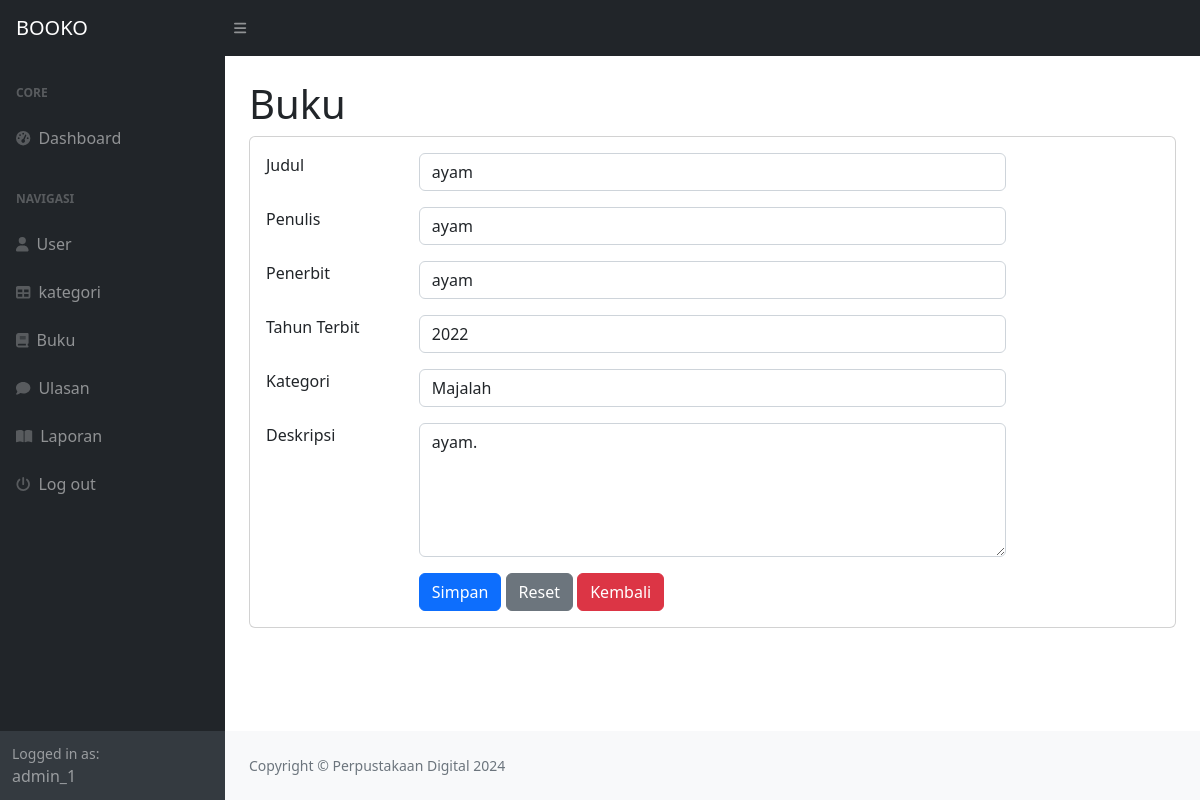
The app's page /index.php?page=buku_ubah&&id=5 (signed in) with its own data.
### tables this page shows
CREATE TABLE `buku` (
  `buku_id` int(11) NOT NULL,
  `kategori_id` int(11) DEFAULT NULL,
  `judul` varchar(255) DEFAULT NULL,
  `penulis` varchar(255) DEFAULT NULL,
  `penerbit` varchar(255) DEFAULT NULL,
  `tahun_terbit` varchar(255) DEFAULT NULL,
  `deskripsi` text DEFAULT NULL
);

CREATE TABLE `kategori` (
  `kategori_id` int(11) NOT NULL,
  `kategori` varchar(255) DEFAULT NULL
);

### buku_ubah.php (the view, shortened to what this page needs)
<h1 class="mt-4">Buku</h1>
<div class="card">
    <div class="card-body">
        <div class="row">
            <div class="col-md-12">
                <form method="post">
                    <?php
                    $id = $_GET['id'];
                        $query = mysqli_query($koneksi, "SELECT*FROM buku WHERE buku_id=$id");
                        $data = mysqli_fetch_array($query);
                    ?>
                    <div class="row mb-3">
                        <div class="col-md-2">Judul</div>
                        <div class="col-md-8"><input type="text" value="<?php echo $data['judul']; ?>" class="form-control" name="judul"></div>
                    </div>
                    <div class="row mb-3">
                        <div class="col-md-2">Penulis</div>
                        <div class="col-md-8"><input type="text" value="<?php echo $data['penulis']; ?>" class="form-control" name="penulis"></div>
                    </div>
                    <div class="row mb-3">
                        <div class="col-md-2">Penerbit</div>
                        <div class="col-md-8"><input type="text" value="<?php echo $data['penerbit']; ?>" class="form-control" name="penerbit"></div>
                    </div>
                    <div class="row mb-3">
                        <div class="col-md-2">Tahun Terbit</div>
                        <div class="col-md-8"><input type="number" value="<?php echo $data['tahun_terbit']; ?>" class="form-control" name="tahun_terbit"></div>
                    </div>
                    <div class="row mb-3">
                        <div class="col-md-2">Kategori</div>
                        <div class="col-md-8">
                            <select name="kategori_id" class="form-control">
                                <?php
                                    $kat = mysqli_query($koneksi, "SELECT*FROM kategori");
                                    while ($kategori = mysqli_fetch_array($kat)) {
                                        ?>
                                        <option <?php if($kategori['kategori_id'] == $data['kategori_id']) echo 'selected'; ?> value="<?php echo $kategori['kategori_id']; ?>"><?php echo $kategori['kategori']; ?></option>;
                                        <?php
                                    }
                                ?>
                            </select>
                        </div>
                    </div>
                    <div class="row mb-3">
                        <div class="col-md-2">Deskripsi</div>
                        <div class="col-md-8">
                            <textarea name="deskripsi" rows="5" class="form-control"><?php echo $data['deskripsi']; ?></textarea>
                        </div>
                    </div>
                    <div class="row">
                        <div class="col-md-2"></div>
                        <div class="col-md-8">
                            <button type="submit" class="btn btn-primary" name="submit" value="submit">Simpan</button>
                            <button type="reset" class="btn btn-secondary">Reset</button>
                            <a href="?page=buku" class="btn btn-danger">Kembali</a>
                        </div>
                    </div>
                </form>
            </div>
        </div>
    </div>
</div>

### records on screen
buku: judul "ayam", penulis "ayam", penerbit "ayam", tahun_terbit "2022", kategori_id "Majalah", deskripsi "ayam."

### other values on screen
$_SESSION['user']['nama_lengkap'] "admin_1"
